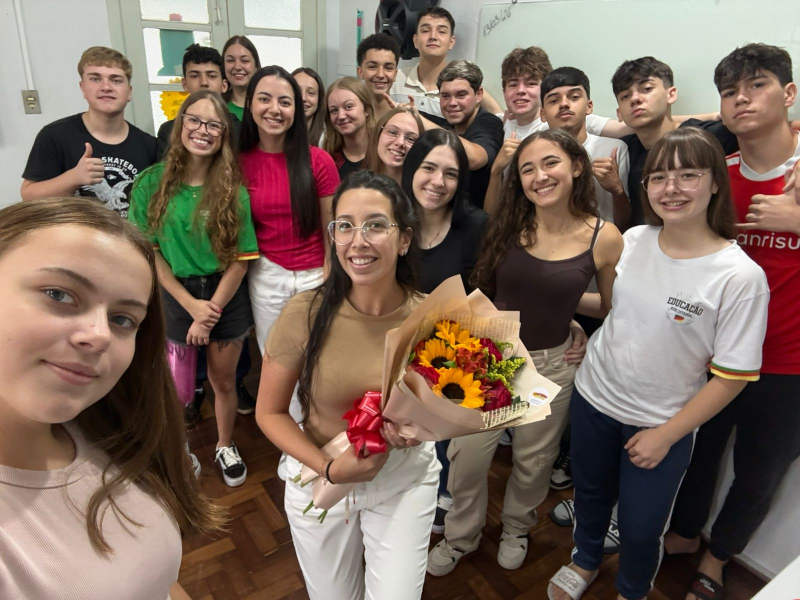
#> input picture drive-download-20261008T002502Z-1-001/IMG-20260313-WA0053.jpg, 1600 x 1200 px (shown at 1/2 size)
$ python -i cutouts.py   (imports and definitions only)
#> lines starting #> are read from the running program, lines starting #| are printed output that depends on the picture; after the words box and inside, x2 and y2 are one past the last pixel; in counts of white or black regions, pixels touching at a corner belong together
#> further down, picture is the input picture: shape (1200, 1600, 3); mean B, G, R 94.7, 106.9, 125.7
"""Recortes: `npx hyperframes remove-background` + validação + fallback GrabCut + decontaminação.

Fluxo por imagem
  1. hyperframes remove-background (u2net_human_seg) -> assets/cut/raw/<key>.png
  2. valida a máscara: cobertura de alpha 2–90 %, maior componente >= 90 % da área,
     contorno coerente (pouca área semitransparente, sólido, sem buracos grandes)
  3. reprovou -> OpenCV GrabCut
       * produto: inicia pelo bbox da área não branca, recorta só o relógio (sem socle)
       * pessoa: semeado pela própria máscara u2net (FG/PR_FG/PR_BG)
     morfologia + feather de 1.5 px
  4. decontaminação de borda: as cores do interior são propagadas sobre a faixa de
     3 px antes de aplicar o alpha (sem halo branco)
  5. assets/cut/<key>.png (RGBA) + assets/cut/report.json com o método de cada uma
"""
from __future__ import annotations

import json
import shutil
import subprocess
import sys
from pathlib import Path

import cv2
import numpy as np

ROOT = Path(__file__).resolve().parent.parent
IMG = ROOT / "assets" / "img"
CUT = ROOT / "assets" / "cut"
RAW = CUT / "raw"

PEOPLE = ["hero"]
# dicas interativas de GrabCut (coordenadas normalizadas x0, y0, x1, y1), da inspeção visual:
# o punho branco da manga direita encosta na mesa branca e o modelo de cor o confunde com fundo.
FG_HINTS: dict[str, list[tuple[float, float, float, float]]] = {
    "hero": [(0.752, 0.405, 0.828, 0.640)],
}
PRODUCTS = [
    "rect_argentee_34",
    "rect_argentee_bleu",
    "nf5075_noir",
    "doree_blanc",
    "doree_vert",
    "sil_creme",
    "sil_rose",
    "sil_bleu_clair",
    "sil_noir_or",
    "sil_nude",
    "sil_peche",
]


def npx() -> str:
    return shutil.which("npx") or shutil.which("npx.cmd") or "npx"


# [44 lines left out: functions run_remove_bg, validate, not called in this run]


def feather(mask01: np.ndarray, px: float = 1.5) -> np.ndarray:
    m = mask01.astype(np.float32)
    return np.clip(cv2.GaussianBlur(m, (0, 0), px), 0, 1)


def largest_component(mask: np.ndarray) -> np.ndarray:
    n, lab, stats, _ = cv2.connectedComponentsWithStats(mask.astype(np.uint8), connectivity=8)
    if n <= 1:
        return mask.astype(np.uint8)
    i = 1 + int(np.argmax(stats[1:, cv2.CC_STAT_AREA]))
    return (lab == i).astype(np.uint8)


def fill_holes(mask: np.ndarray) -> np.ndarray:
    """Preenche só buracos fechados (regiões de fundo que não tocam a borda da imagem)."""
    m = mask.astype(np.uint8)
    inv = (1 - m).astype(np.uint8)
    n, lab = cv2.connectedComponents(inv, connectivity=4)
    border = set(np.unique(np.concatenate([lab[0], lab[-1], lab[:, 0], lab[:, -1]])))
    holes = ~np.isin(lab, list(border)) & (inv == 1)
    out = m.copy()
    out[holes] = 1
    return out


def grabcut_product(bgr: np.ndarray) -> np.ndarray:
    """Relógio sobre fundo branco: bbox da área não branca -> GrabCut -> só o relógio."""
    h, w = bgr.shape[:2]
#> h = 1200; w = 1600
    hsv = cv2.cvtColor(bgr, cv2.COLOR_BGR2HSV)
#> hsv: shape (1200, 1600, 3); mean H, S, V 38.7, 86.2, 128.4
    lab = cv2.cvtColor(bgr, cv2.COLOR_BGR2LAB)
#> lab: shape (1200, 1600, 3); mean of channels 0, 1, 2 116.4, 133.9, 138.2
    # "não branco": saturação ou distância do branco do fundo (amostrado nas bordas)
    border = np.concatenate([lab[:8].reshape(-1, 3), lab[-8:].reshape(-1, 3), lab[:, :8].reshape(-1, 3), lab[:, -8:].reshape(-1, 3)])
    bgc = np.median(border, axis=0)
#> bgc = [183, 129, 133]
    dist = np.linalg.norm(lab.astype(np.float32) - bgc[None, None, :], axis=2)
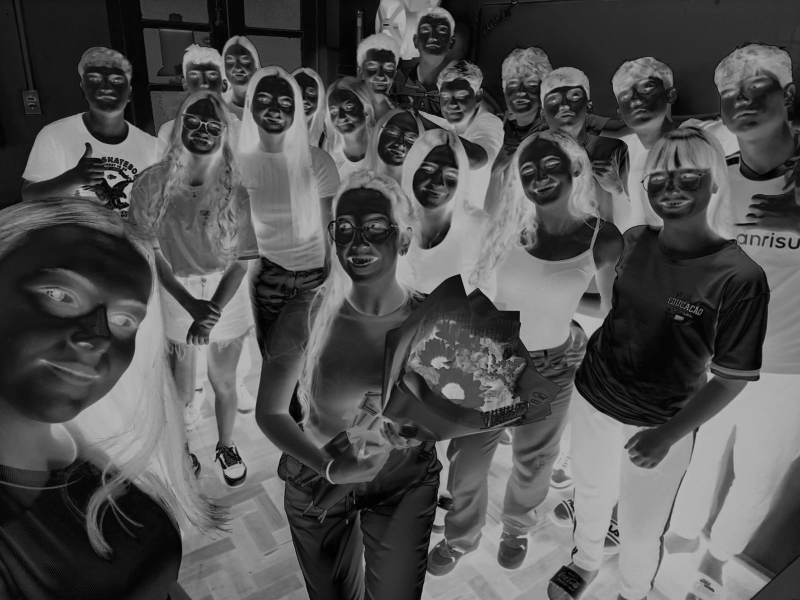
#> dist: shape (1200, 1600) float64 (shown at 1/2 size); min 0, max 183.2, mean 82.4
    nonwhite = ((dist > 9) | (hsv[..., 1] > 28)).astype(np.uint8)
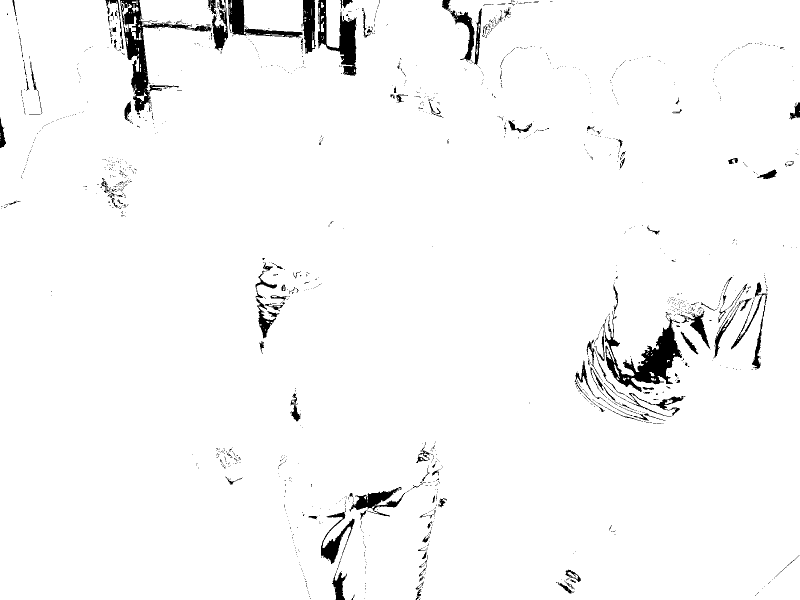
#> nonwhite: shape (1200, 1600) (shown at 1/2 size); values 0 (black) and 1 (white), 97.1% white; 1565 black regions (1420 under 20 px), largest, box (x1, y1, x2, y2) and area: (1209, 624, 1364, 784) 7843, (240, 0, 423, 224) 7131, (636, 0, 713, 152) 4567
    nonwhite = cv2.morphologyEx(nonwhite, cv2.MORPH_OPEN, np.ones((3, 3), np.uint8))
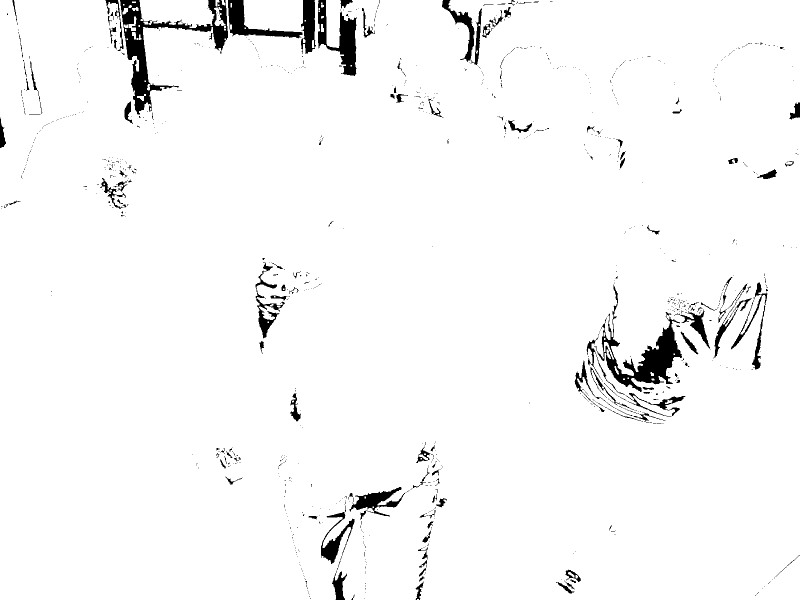
#> nonwhite: shape (1200, 1600) (shown at 1/2 size); values 0 (black) and 1 (white), 96.9% white; 1057 black regions (922 under 20 px), largest, box (x1, y1, x2, y2) and area: (240, 0, 456, 229) 10411, (1188, 569, 1364, 784) 8630, (636, 0, 714, 152) 4825
    nonwhite = largest_component(cv2.morphologyEx(nonwhite, cv2.MORPH_CLOSE, np.ones((9, 9), np.uint8)))
#> in largest_component, `n, lab, stats, _ = cv2.connectedComponentsWithStats(mask.astype(np.uin..`:
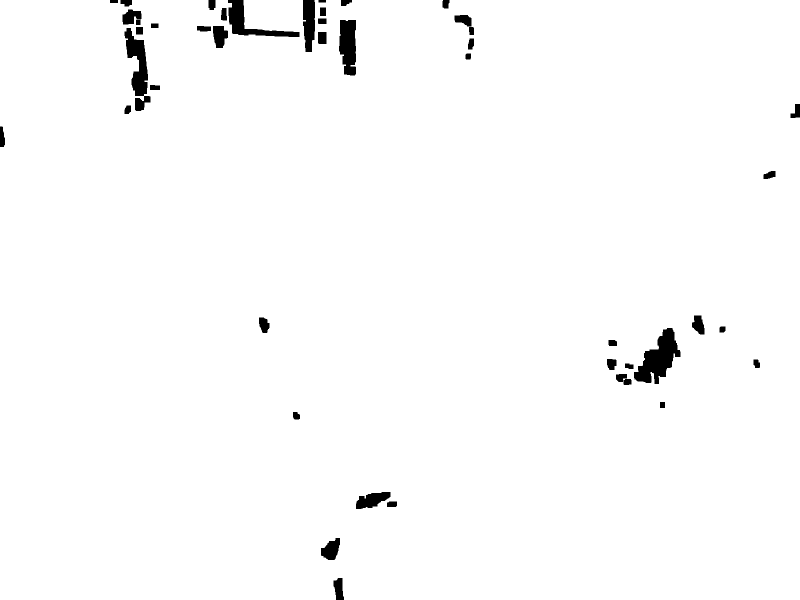
#> lab: shape (1200, 1600) int32 (shown at 1/2 size); values 0 (black) and 1 (white), 98.4% white; 45 black regions, largest, box (x1, y1, x2, y2) and area: (1268, 656, 1361, 768) 5123, (249, 56, 301, 222) 4002, (678, 40, 712, 151) 3165
#> in largest_component, `n, lab, stats, _ = cv2.connectedComponentsWithStats(mask.astype(np.uin..`: n = 2; stats = [[0, 0, 1600, 1200, 31088], [0, 0, 1600, 1200, 1888912]]
#> in largest_component, `i = 1 + int(np.argmax(stats[1:, cv2.CC_STAT_AREA]))`: i = 1
    ys, xs = np.nonzero(nonwhite)
    x0, x1, y0, y1 = xs.min(), xs.max(), ys.min(), ys.max()
#> x0 = 0; x1 = 1599; y0 = 0; y1 = 1199
    pad = 6
    rect = (max(0, x0 - pad), max(0, y0 - pad), min(w - 1, x1 + pad) - max(0, x0 - pad), min(h - 1, y1 + pad) - max(0, y0 - pad))
#> rect = (0, 0, 1599, 1199)
    mask = np.full((h, w), cv2.GC_BGD, np.uint8)
    rx, ry, rw, rh = rect
#> rx = 0; ry = 0; rw = 1599; rh = 1199
    mask[ry : ry + rh, rx : rx + rw] = cv2.GC_PR_BGD
    mask[nonwhite == 1] = cv2.GC_PR_FGD
    core = cv2.erode(nonwhite, np.ones((15, 15), np.uint8))
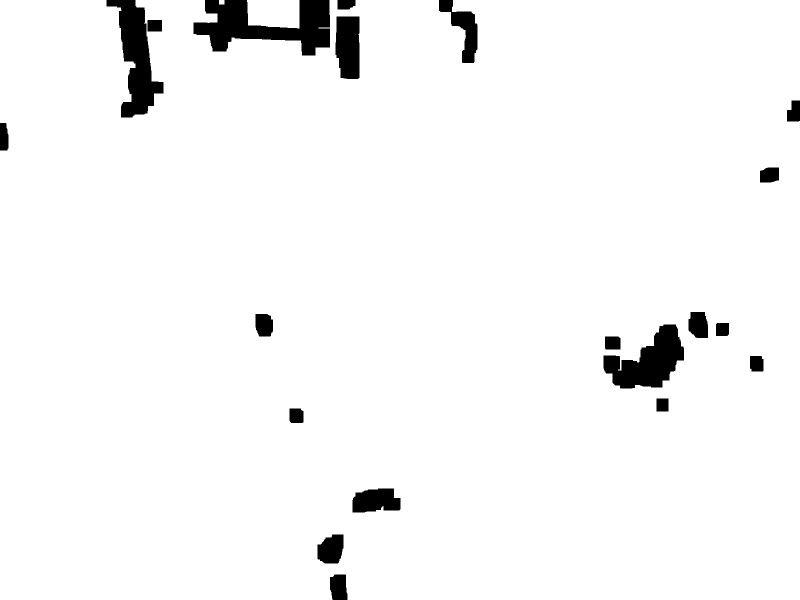
#> core: shape (1200, 1600) (shown at 1/2 size); values 0 (black) and 1 (white), 96.5% white; 20 black regions, largest, box (x1, y1, x2, y2) and area: (387, 0, 660, 111) 16204, (213, 0, 327, 235) 12044, (1207, 649, 1368, 777) 11220
    mask[core == 1] = cv2.GC_FGD
    bgd = np.zeros((1, 65), np.float64)
    fgd = np.zeros((1, 65), np.float64)
    cv2.grabCut(bgr, mask, rect, bgd, fgd, 6, cv2.GC_INIT_WITH_MASK)
    fg = np.where((mask == cv2.GC_FGD) | (mask == cv2.GC_PR_FGD), 1, 0).astype(np.uint8)
    # sombra de contato / reflexo do socle: tons neutros e claros abaixo do corpo -> fora
    shadow = (hsv[..., 1] < 22) & (hsv[..., 2] > 150) & (dist < 30)
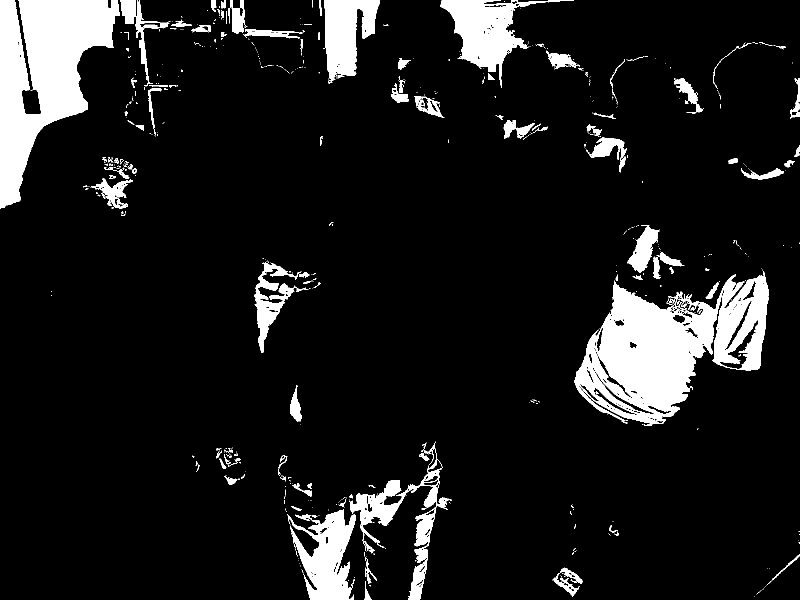
#> shadow: shape (1200, 1600) bool (shown at 1/2 size); 10.3% white; 634 white regions (516 under 20 px), largest, box (x1, y1, x2, y2) and area: (1149, 542, 1538, 852) 59686, (0, 0, 239, 417) 51867, (880, 0, 1148, 176) 14783
    fg[shadow] = 0
    fg = cv2.morphologyEx(fg, cv2.MORPH_OPEN, np.ones((3, 3), np.uint8))
    fg = cv2.morphologyEx(fg, cv2.MORPH_CLOSE, np.ones((7, 7), np.uint8))
    fg = fill_holes(largest_component(fg))
    return fg


# [60 lines left out: functions grabcut_person, refine_edges, decontaminate, not called in this run]


def write_rgba(path: Path, bgr: np.ndarray, alpha01: np.ndarray) -> None:
    rgba = np.dstack([bgr, (np.clip(alpha01, 0, 1) * 255 + 0.5).astype(np.uint8)])
    cv2.imwrite(str(path), rgba)


# [47 lines left out: functions crop_to_alpha, main, not called in this run]


# [2 lines not run here, left out]

>>> import cv2
>>> picture = cv2.imread('../../drive-download-20261008T002502Z-1-001/IMG-20260313-WA0053.jpg')
>>> result = grabcut_product(picture)
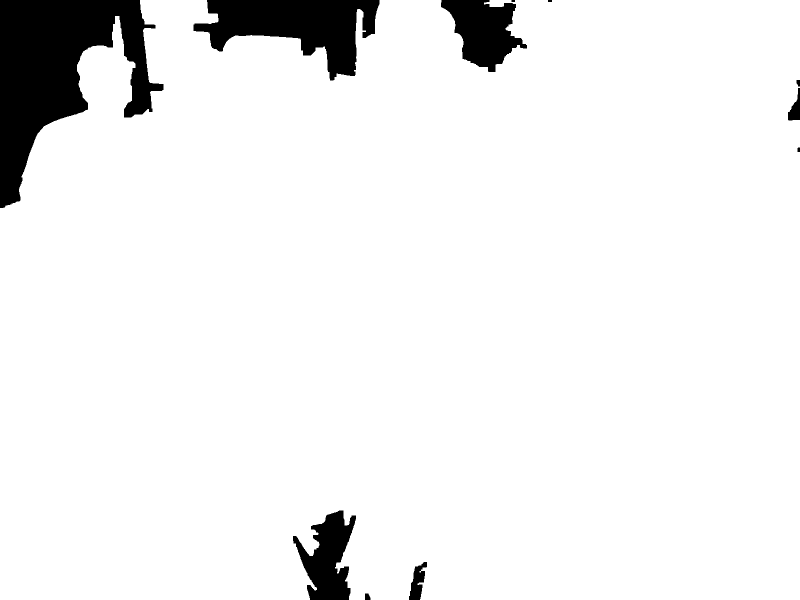
#> result: shape (1200, 1600) (shown at 1/2 size); values 0 (black) and 1 (white), 93.5% white; 11 black regions, largest, box (x1, y1, x2, y2) and area: (0, 0, 327, 416) 64830, (387, 0, 759, 161) 30744, (882, 0, 1054, 144) 14173
